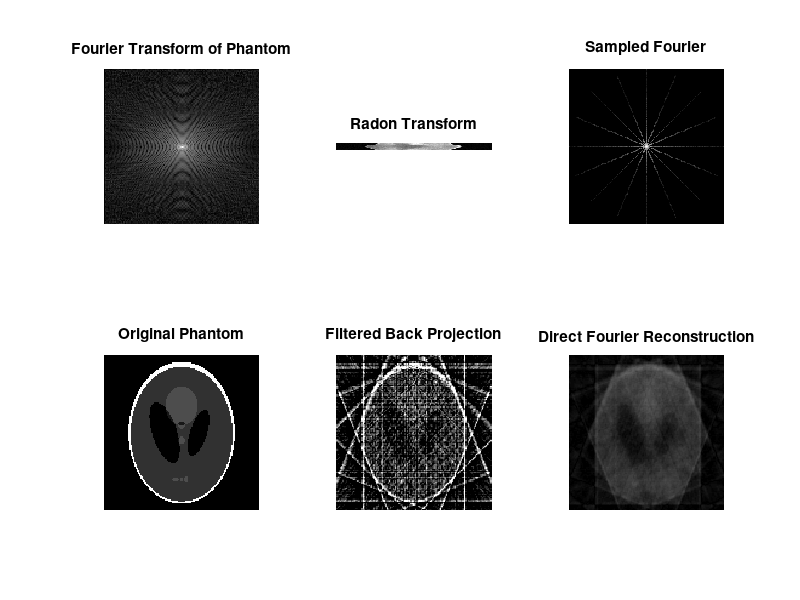
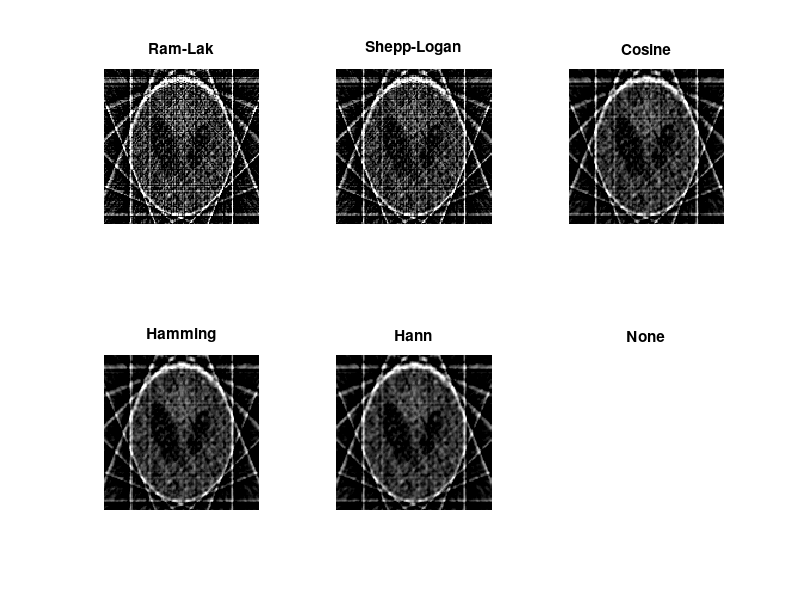
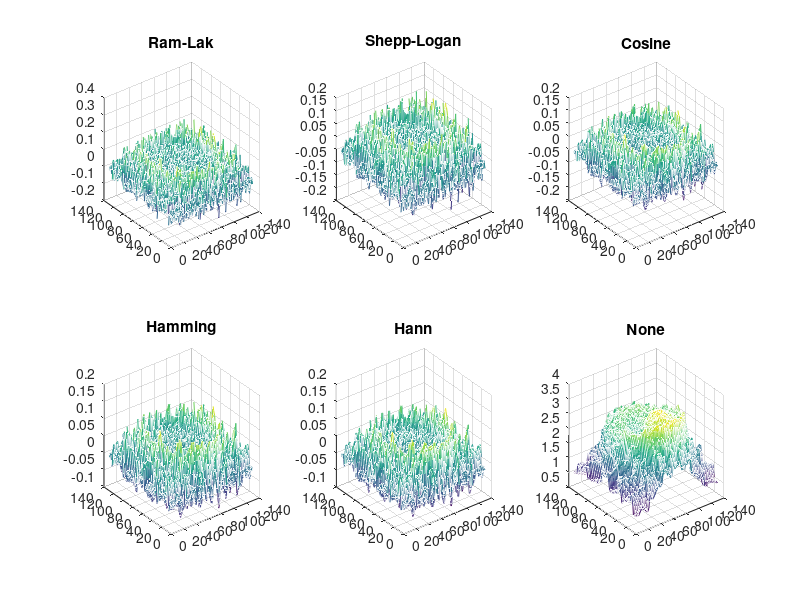

The MATLAB script that drew these images, in order:
%% Reconstruction from projections

%%%%%%%%%%%%%%%%%%%%%%%%%%%%% Parameters
NumAngles = 8; % Number of sampled projecions
sizeimage = 128; %Image size (128) // 256
fsSpacign = 7; %Fourier Transform samples per pixel
halfcircle = 180; % Rotation degrees
photonCount = 1.0e3; % Photons that reached the detector (1000) // 1.0e4
attgain = 0.25;  % to change the attenuaiton coefficient
highdensityAtenuation = 0.1;

% Synthetic image (Phantom plus dots)
attgain = 50 * attgain/sizeimage;
f=abs(phantom(sizeimage));
% imshow(f,[])
f((f > 0.35) & (f < 0.45)) = highdensityAtenuation;
f = attgain*f;

figure(2)
subplot(2,3,4)
imshow(f,[0,attgain])
title('Original Phantom')

FF = fft2(f);
subplot(2,3,1)
imshow(log(abs(fftshift(FF))+1),[]);
title('Fourier Transform of Phantom')

%% Radon
% The projection angles and the radon transfrom
angles = linspace(0,halfcircle*(1.0-1.0/NumAngles),NumAngles);

rad = radon(f,angles);
rad = exp(-rad);
rad = double(uint16(poissrnd(photonCount*rad)));
rad(rad<1) = 0.5;
rad = -log(rad/photonCount);

subplot(2,3,2)
imshow(rad',[])
title('Radon Transform')

%% Inverse Radon Transform

rec = iradon(rad,angles,'linear');
rec1 = iradon(rad,angles,'linear','Ram-Lak');
rec2 = iradon(rad,angles,'linear','Shepp-Logan');
rec3 = iradon(rad,angles,'linear','Cosine');
rec4 = iradon(rad,angles,'linear','Hamming');
rec5 = iradon(rad,angles,'linear','Hann');
rec6 = iradon(rad,angles,'linear','None');

subplot(2,3,5)
imshow(rec,[0,attgain])
title('Filtered Back Projection')

%% Direct Fourier Reconstruction
szo = size(f);
srad = size(rad);
fff = complex(zeros(srad(1)));
sz = size(fff);

wts = zeros(sz(1));
shiftCorrection = exp(pi()*j*(srad(1)+1.0)/srad(1)*(1:srad(1)))';
n=1;
for i=angles
    %g = fft(rad(:,n));                      %not correct
    %g = fft(rad(:,n)).*shiftCorrection;     %not correct
    %g = fftshift(fft(rad(:,n)));            %not correct
    g = fftshift(fft(rad(:,n))) .* shiftCorrection; %the correct way
    sg = size(g);
    theta = i*pi()/180.0;
    sintheta = sin(theta);
    costheta = cos(theta);
    halfline = sg(1)/2.0 + 1.0;
    halfimage = round(sz(1)/2.0);
    sratio = sz(1)/sg(1);
    for an=0:(fsSpacign*sg(1)+1)
        fidx = (an+0.5)/fsSpacign;
        r = sratio*(fidx - halfline);
        xr = r*costheta;
        yr = r*sintheta;
        col = floor(xr+0.5) + halfimage;
        row = halfimage - floor(yr+0.5);
        gidx = floor(fidx);
        if ((row <= sz(1)) && (row > 0) && (col <= sz(1)) && (col > 0) && (gidx > 0) && (gidx <= sg(1)) )
            w1 = exp(-((round(xr)-xr)^2+(round(yr)-yr)^2)/0.5);
            fff(row,col) = fff(row,col) + w1*g(gidx);
            wts(row,col) = wts(row,col) + w1;
        end
    end    
    n = n + 1;
end
fff(wts>0) = fff(wts>0)./wts(wts>0);
subplot(2,3,3)
imshow(log(abs(fff)+1),[])
title('Sampled Fourier')
phaseCorrection = exp(-pi()*1i*(1:sz(1)))';
phaseCorrection = phaseCorrection.*phaseCorrection';
%frec = abs((ifft2(fff))); %This is not correct
frec = abs((ifft2(fff .* phaseCorrection))); %The correct way
deltacrop = round((sz(1)-szo(1))/2);
frec = frec(deltacrop:(sz(1)-deltacrop),deltacrop:(sz(1)-deltacrop));

subplot(2,3,6)
imshow(frec,[0,attgain]);
title('Direct Fourier Reconstruction')

%%

figure(3)
subplot(231)
imshow(rec1,[0,attgain])
title("Ram-Lak")
subplot(232)
imshow(rec2,[0,attgain])
title("Shepp-Logan")
subplot(233)
imshow(rec3,[0,attgain])
title("Cosine")
subplot(234)
imshow(rec4,[0,attgain])
title("Hamming")
subplot(235)
imshow(rec5,[0,attgain])
title("Hann")
subplot(236)
imshow(rec6,[0,attgain])
title("None")

figure(4)
subplot(231)
mesh(rec1)
title("Ram-Lak")
subplot(232)
mesh(rec2)
title("Shepp-Logan")
subplot(233)
mesh(rec3)
title("Cosine")
subplot(234)
mesh(rec4)
title("Hamming")
subplot(235)
mesh(rec5)
title("Hann")
subplot(236)
mesh(rec6)
title("None")